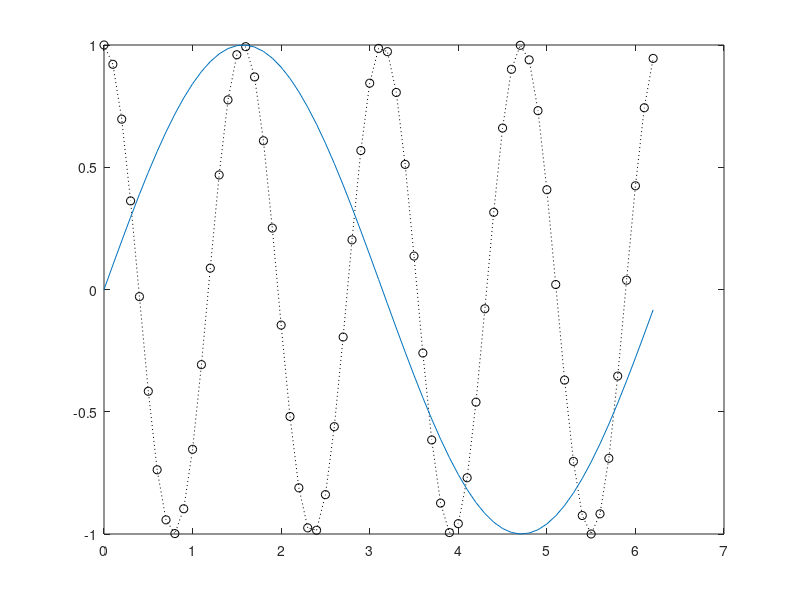

The MATLAB script that drew this image:
%Ritch, Gabriel
% ME 203, Section# 1001
%9/22/21
%Lab 9

clc; clear all; format compact;

x = [0:0.1:2*pi];
y1 =cos(4*x);
y2 = sin(x);

plot(x,y1, ':ok')
hold on
plot(x,y2)
hold off

